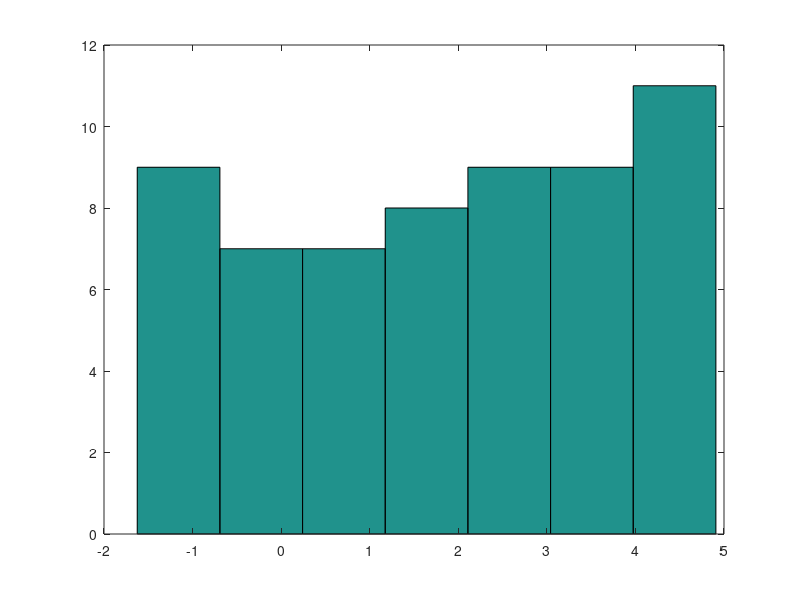

Write MATLAB code to recreate this figure.
X =[0.658068 4.330840 2.762462 0.651762 2.423683 -0.297113 1.999892 4.872101 3.947774 -0.015891 2.777204 0.506872 4.908487 -1.412096 -0.247859 3.679426 -1.409038 1.718778 3.604361 3.171763 -1.008359 1.065260 0.452663 1.349482 2.111824 -0.979360 4.337314 2.481360 -0.859423 1.961374 4.521313 3.481713 2.799810 1.263535 -0.177773 1.984877 -0.258605 0.235111 4.375616 4.196540 3.562126 4.480669 -0.748120 1.622788 2.389037 4.392276 2.647778 0.724350 3.180053 3.723444 2.202414 -1.405021 4.456506 -1.624815 1.689175 -1.168027 0.661001 3.689828 -0.291329 4.190959 ];
n = length(X);
k = round(1+log2(n));
hist(X,k);
alpha = 0.01;
N = hist(X,k);
lambda_ = 1/mean(X);
X_min = min(X)
X_max = max(X)
x = linspace(X_min,X_max,k+1);
index = 1:k;
p0 = unifcdf(x(index+1),X_min,X_max)-unifcdf(x(index),X_min,X_max);
chi2_value = sum(((N-n.*p0) .^ 2) ./ (n.*p0))
chi2_quantile = chi2inv(1-alpha,k-1-2)
H = ~(chi2_value < chi2_quantile);
if (H == 0)
    disp('egyenletes eloszlasu');
    %disp(lambda_);
else
    disp('nem egyenletes eloszlasu');
end